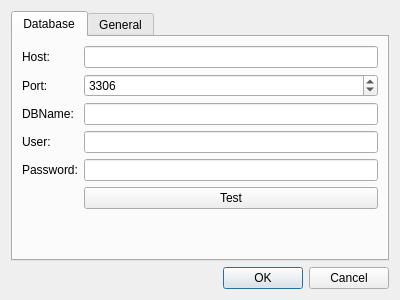
<?xml version="1.0" encoding="UTF-8"?>
<ui version="4.0">
 <class>TTTPreferences</class>
 <widget class="QDialog" name="TTTPreferences">
  <property name="geometry">
   <rect>
    <x>0</x>
    <y>0</y>
    <width>400</width>
    <height>300</height>
   </rect>
  </property>
  <property name="windowTitle">
   <string>Dialog</string>
  </property>
  <layout class="QVBoxLayout" name="verticalLayout">
   <item>
    <widget class="QTabWidget" name="tabWidget">
     <property name="currentIndex">
      <number>0</number>
     </property>
     <widget class="QWidget" name="dbTab">
      <attribute name="title">
       <string>Database</string>
      </attribute>
      <layout class="QFormLayout" name="formLayout">
       <property name="fieldGrowthPolicy">
        <enum>QFormLayout::AllNonFixedFieldsGrow</enum>
       </property>
       <item row="0" column="0">
        <widget class="QLabel" name="hostLabel">
         <property name="text">
          <string>Host:</string>
         </property>
        </widget>
       </item>
       <item row="0" column="1">
        <widget class="QLineEdit" name="hostTxt"/>
       </item>
       <item row="1" column="0">
        <widget class="QLabel" name="portLabel">
         <property name="text">
          <string>Port:</string>
         </property>
        </widget>
       </item>
       <item row="3" column="0">
        <widget class="QLabel" name="userLabel">
         <property name="text">
          <string>User:</string>
         </property>
        </widget>
       </item>
       <item row="4" column="0">
        <widget class="QLabel" name="passwordLabel">
         <property name="text">
          <string>Password:</string>
         </property>
        </widget>
       </item>
       <item row="1" column="1">
        <widget class="QSpinBox" name="portSpinBox">
         <property name="maximum">
          <number>65536</number>
         </property>
         <property name="singleStep">
          <number>1</number>
         </property>
         <property name="value">
          <number>3306</number>
         </property>
        </widget>
       </item>
       <item row="3" column="1">
        <widget class="QLineEdit" name="userTxt"/>
       </item>
       <item row="4" column="1">
        <widget class="QLineEdit" name="passwordTxt"/>
       </item>
       <item row="2" column="0">
        <widget class="QLabel" name="DBNameLabel">
         <property name="text">
          <string>DBName:</string>
         </property>
        </widget>
       </item>
       <item row="2" column="1">
        <widget class="QLineEdit" name="DBNameTxt"/>
       </item>
       <item row="5" column="1">
        <widget class="QPushButton" name="testButton">
         <property name="text">
          <string>Test</string>
         </property>
        </widget>
       </item>
      </layout>
     </widget>
     <widget class="QWidget" name="tab">
      <attribute name="title">
       <string>General</string>
      </attribute>
     </widget>
    </widget>
   </item>
   <item>
    <widget class="QDialogButtonBox" name="buttonBox">
     <property name="orientation">
      <enum>Qt::Horizontal</enum>
     </property>
     <property name="standardButtons">
      <set>QDialogButtonBox::Cancel|QDialogButtonBox::Ok</set>
     </property>
    </widget>
   </item>
  </layout>
  <action name="actionTest">
   <property name="text">
    <string>test</string>
   </property>
  </action>
 </widget>
 <resources/>
 <connections>
  <connection>
   <sender>buttonBox</sender>
   <signal>accepted()</signal>
   <receiver>TTTPreferences</receiver>
   <slot>accept()</slot>
   <hints>
    <hint type="sourcelabel">
     <x>227</x>
     <y>278</y>
    </hint>
    <hint type="destinationlabel">
     <x>157</x>
     <y>274</y>
    </hint>
   </hints>
  </connection>
  <connection>
   <sender>buttonBox</sender>
   <signal>rejected()</signal>
   <receiver>TTTPreferences</receiver>
   <slot>reject()</slot>
   <hints>
    <hint type="sourcelabel">
     <x>295</x>
     <y>284</y>
    </hint>
    <hint type="destinationlabel">
     <x>286</x>
     <y>274</y>
    </hint>
   </hints>
  </connection>
  <connection>
   <sender>testButton</sender>
   <signal>clicked()</signal>
   <receiver>actionTest</receiver>
   <slot>trigger()</slot>
   <hints>
    <hint type="sourcelabel">
     <x>237</x>
     <y>194</y>
    </hint>
    <hint type="destinationlabel">
     <x>-1</x>
     <y>-1</y>
    </hint>
   </hints>
  </connection>
 </connections>
</ui>
